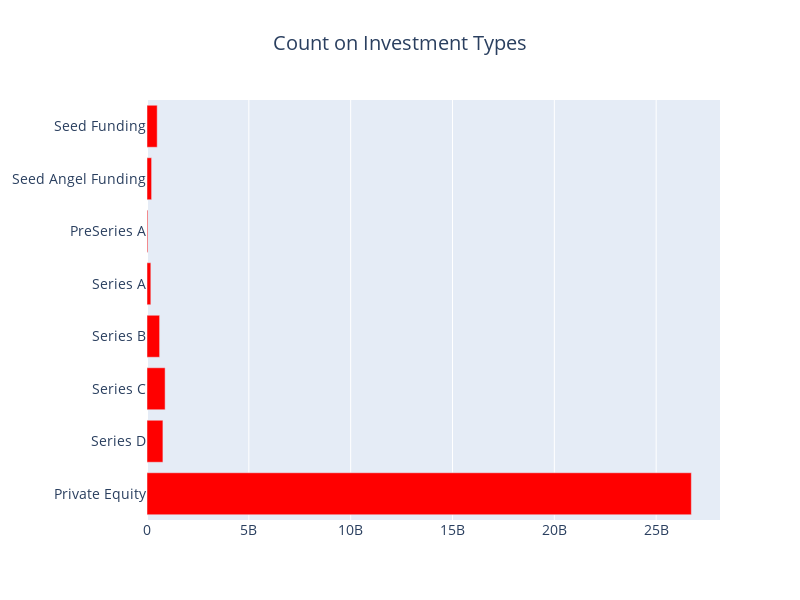

Source (notebook cell):
### Code cell
fig

### Figure 1 — Plotly figure (JSON) as saved in the notebook; plotly's stock layout.template omitted (floating-point values rounded to 4 significant figures)
{"data": [{"marker": {"color": "RED"}, "orientation": "h", "showlegend": false, "type": "bar", "x": [26727868165, 781799000, 889670000, 619550875, 188198002, 41371001, 225696010, 500615913], "y": ["Private Equity", "Series D", "Series C", "Series B", "Series A", "PreSeries A", "Seed Angel Funding", "Seed Funding"]}], "layout": {"font": {"size": 14}, "height": 600, "title": {"text": "Count on Investment Types ", "x": 0.5}, "width": 800}}
